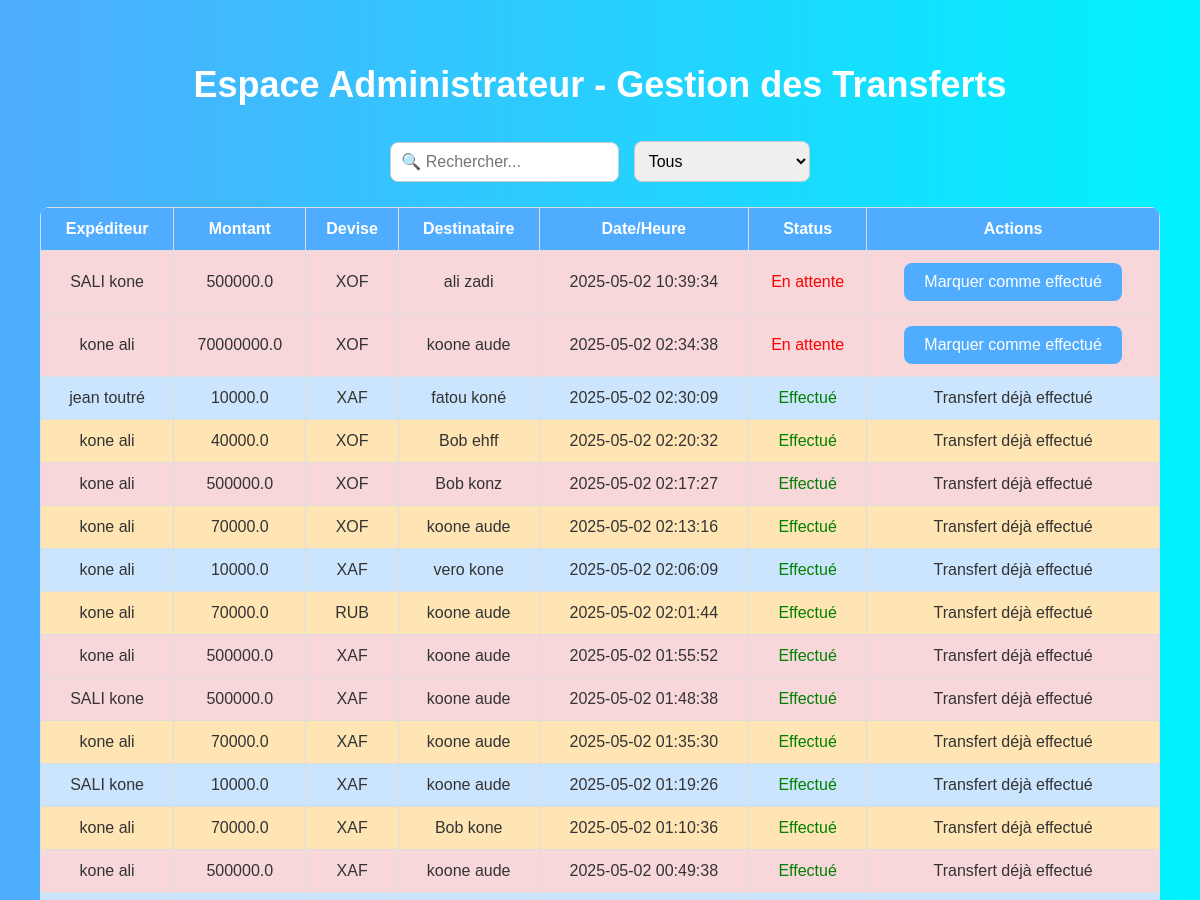
/admin_transferts (signed in, upper part), run on an earlier commit of the app's database.
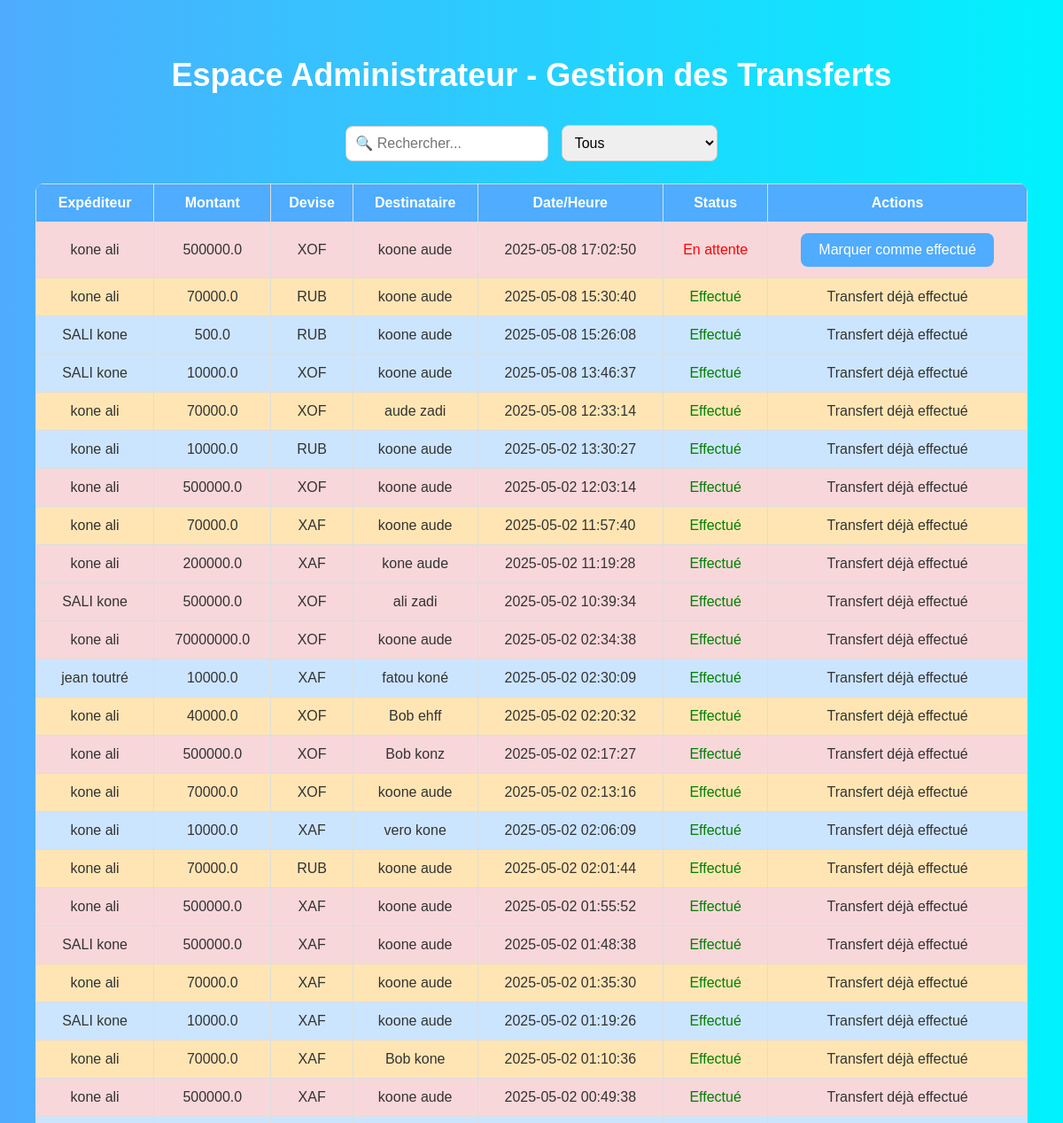
And on a later commit of the database.
### tables this page shows
CREATE TABLE pending_transfers (
            id INTEGER PRIMARY KEY AUTOINCREMENT,
            sender_name TEXT,
            sender_country TEXT,
            payment_method TEXT,
            amount REAL,
            total_with_fees REAL,
            currency TEXT,
            recipient_name TEXT,
            recipient_phone TEXT,
            recipient_operator TEXT,
            status TEXT DEFAULT 'en_attente',
            created_at TEXT
        , recipient_country TEXT, exchange_rate REAL, converted_amount REAL, numero_expediteur TEXT, currency_dest TEXT);

### app.py (the view)
@app.route('/admin_transferts')
def admin_transferts():
    if 'user_role' not in session or session['user_role'] != 'admin':
        return redirect(url_for('login'))
    conn = sqlite3.connect('transfert.db')
    conn.row_factory = sqlite3.Row
    c = conn.cursor()
    c.execute("SELECT * FROM pending_transfers ORDER BY created_at DESC")
    transferts = c.fetchall()
    conn.close()
    csrf_token = generate_csrf()  # 🔐 Génère le token manuellement
    return render_template('admin_transferts.html', transferts=transferts, csrf_token=csrf_token)

### templates/admin_transferts.html (shortened to what this page needs)
<!DOCTYPE html>
<html lang="fr">
<head>
</head>
<body>
<div class="admin-container">
  <h1 class="admin-title">Espace Administrateur - Gestion des Transferts</h1>
  <div class="search-bar">
    <input type="text" id="searchInput" onkeyup="filterTable()" placeholder="🔍 Rechercher...">
    <select id="statusFilter" onchange="filterTable()">
      <option value="tous">Tous</option>
    </select>
  </div>
  <table class="admin-table" id="transfertTable">
    <thead>
      <tr>
        <th>Expéditeur</th>
        <th>Montant</th>
        <th>Devise</th>
        <th>Destinataire</th>
        <th>Date/Heure</th>
        <th>Status</th>
        <th>Actions</th>
      </tr>
    </thead>
    <tbody>
      {% for transfert in transferts %}
      {% set montant = transfert.amount | float %}
      <tr class="{% if montant <= 30000 %}tr-blue{% elif montant <= 80000 %}tr-orange{% else %}tr-red{% endif %}">
        <td>{{ transfert.sender_name }}</td>
        <td>{{ transfert.amount }}</td>
        <td>{{ transfert.currency }}</td>
        <td>{{ transfert.recipient_name }}</td>
        <td>{{ transfert.created_at }}</td>
        <td>
          {% if transfert.status == 'en_attente' %}
            <span style="color: red;">En attente</span>
          {% elif transfert.status == 'paiement_confirme' %}
            <span style="color: orange;">Paiement confirmé</span>
          {% else %}
            <span style="color: green;">Effectué</span>
          {% endif %}
        </td>
        <td>
          {% if transfert.status in ['en_attente', 'paiement_confirme'] %}
            <button class="admin-button mark-button" data-id="{{ transfert.id }}">Marquer comme effectué</button>
          {% else %}
            <span>Transfert déjà effectué</span>
          {% endif %}
        </td>
      </tr>
      {% endfor %}
    </tbody>
  </table>
</div>
</body>
</html>

### templates/admin_transferts.html (style rules this page uses)
body { font-family: 'Arial', sans-serif; background: linear-gradient(to right, #4facfe, #00f2fe); margin: 0; padding: 0; color: #fff; }
.admin-container { padding: 20px; margin: 20px; }
.admin-title { font-size: 36px; color: #fff; text-align: center; margin-bottom: 30px; }
.search-bar { text-align: center; margin-bottom: 20px; }
.search-bar input, .search-bar select { padding: 10px; margin: 5px; font-size: 16px; border-radius: 8px; border: 1px solid #ccc; }
.admin-table { width: 100%; border-collapse: collapse; background-color: rgba(255,255,255,0.9); border-radius: 10px; overflow: hidden; }
.admin-table th, .admin-table td { padding: 12px; text-align: center; border: 1px solid #ddd; }
.admin-table th { background-color: #4facfe; color: white; }
.admin-table td { color: #333; }
.admin-button { background-color: #4facfe; color: white; padding: 10px 20px; border-radius: 8px; cursor: pointer; font-size: 16px; border: none; }
.tr-blue { background-color: #cce5ff !important; }
.tr-orange { background-color: #ffe5b4 !important; }
.tr-red { background-color: #f8d7da !important; }

What changed in the data, as far as the page shows it:
added pending_transfers: status "En attente"
added pending_transfers: status "Effectué"
added pending_transfers: status "Effectué"
added pending_transfers: status "Effectué"
added pending_transfers: status "Effectué"
added pending_transfers: status "Effectué"
added pending_transfers: status "Effectué"
added pending_transfers: status "Effectué"
added pending_transfers: status "Effectué"
changed pending_transfers "ali zadi": status "En attente Marquer comme effectué" → "Effectué Transfert déjà effectué"
changed pending_transfers (number 11 of 23 on the later page): status "En attente Marquer comme effectué" → "Effectué Transfert déjà effectué"
